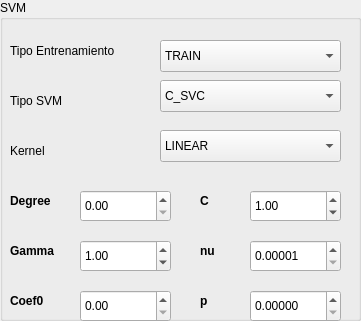
   <widget class="QGroupBox" name="groupBox_4">
    <property name="geometry">
     <rect>
      <x>300</x>
      <y>20</y>
      <width>361</width>
      <height>321</height>
     </rect>
    </property>
    <property name="title">
     <string>SVM</string>
    </property>
    <widget class="QLabel" name="label_15">
     <property name="geometry">
      <rect>
       <x>200</x>
       <y>290</y>
       <width>31</width>
       <height>22</height>
      </rect>
     </property>
     <property name="font">
      <font>
       <weight>75</weight>
       <bold>true</bold>
      </font>
     </property>
     <property name="text">
      <string>p</string>
     </property>
    </widget>
    <widget class="QLabel" name="label_16">
     <property name="geometry">
      <rect>
       <x>10</x>
       <y>190</y>
       <width>70</width>
       <height>22</height>
      </rect>
     </property>
     <property name="font">
      <font>
       <weight>75</weight>
       <bold>true</bold>
      </font>
     </property>
     <property name="text">
      <string>Degree</string>
     </property>
    </widget>
    <widget class="QDoubleSpinBox" name="Degree">
     <property name="geometry">
      <rect>
       <x>80</x>
       <y>190</y>
       <width>91</width>
       <height>32</height>
      </rect>
     </property>
     <property name="maximum">
      <double>999999.000000000000000</double>
     </property>
    </widget>
    <widget class="QLabel" name="label_17">
     <property name="geometry">
      <rect>
       <x>10</x>
       <y>40</y>
       <width>151</width>
       <height>22</height>
      </rect>
     </property>
     <property name="text">
      <string>Tipo Entrenamiento</string>
     </property>
    </widget>
    <widget class="QLabel" name="label_18">
     <property name="geometry">
      <rect>
       <x>200</x>
       <y>190</y>
       <width>41</width>
       <height>22</height>
      </rect>
     </property>
     <property name="font">
      <font>
       <weight>75</weight>
       <bold>true</bold>
      </font>
     </property>
     <property name="text">
      <string>C</string>
     </property>
    </widget>
    <widget class="QLabel" name="label_19">
     <property name="geometry">
      <rect>
       <x>10</x>
       <y>90</y>
       <width>81</width>
       <height>22</height>
      </rect>
     </property>
     <property name="text">
      <string>Tipo SVM</string>
     </property>
    </widget>
    <widget class="QDoubleSpinBox" name="nu">
     <property name="geometry">
      <rect>
       <x>250</x>
       <y>240</y>
       <width>91</width>
       <height>32</height>
      </rect>
     </property>
     <property name="decimals">
      <number>5</number>
     </property>
     <property name="minimum">
      <double>0.000010000000000</double>
     </property>
     <property name="maximum">
      <double>1.000000000000000</double>
     </property>
     <property name="singleStep">
      <double>0.000010000000000</double>
     </property>
    </widget>
    <widget class="QDoubleSpinBox" name="Coef0">
     <property name="geometry">
      <rect>
       <x>80</x>
       <y>290</y>
       <width>91</width>
       <height>32</height>
      </rect>
     </property>
     <property name="maximum">
      <double>999999.000000000000000</double>
     </property>
    </widget>
    <widget class="QDoubleSpinBox" name="p">
     <property name="geometry">
      <rect>
       <x>250</x>
       <y>290</y>
       <width>91</width>
       <height>32</height>
      </rect>
     </property>
     <property name="decimals">
      <number>5</number>
     </property>
     <property name="minimum">
      <double>0.000000000000000</double>
     </property>
     <property name="maximum">
      <double>1.000000000000000</double>
     </property>
     <property name="singleStep">
      <double>0.000010000000000</double>
     </property>
     <property name="value">
      <double>0.000000000000000</double>
     </property>
    </widget>
    <widget class="QComboBox" name="Kernel">
     <property name="geometry">
      <rect>
       <x>160</x>
       <y>130</y>
       <width>181</width>
       <height>32</height>
      </rect>
     </property>
     <item>
      <property name="text">
       <string>LINEAR</string>
      </property>
     </item>
     <item>
      <property name="text">
       <string>POLY</string>
      </property>
     </item>
     <item>
      <property name="text">
       <string>RBF</string>
      </property>
     </item>
     <item>
      <property name="text">
       <string>SIGMOID</string>
      </property>
     </item>
    </widget>
    <widget class="QLabel" name="label_20">
     <property name="geometry">
      <rect>
       <x>10</x>
       <y>240</y>
       <width>70</width>
       <height>22</height>
      </rect>
     </property>
     <property name="font">
      <font>
       <weight>75</weight>
       <bold>true</bold>
      </font>
     </property>
     <property name="text">
      <string>Gamma</string>
     </property>
    </widget>
    <widget class="QDoubleSpinBox" name="C">
     <property name="geometry">
      <rect>
       <x>250</x>
       <y>190</y>
       <width>91</width>
       <height>32</height>
      </rect>
     </property>
     <property name="maximum">
      <double>999999.000000000000000</double>
     </property>
     <property name="value">
      <double>1.000000000000000</double>
     </property>
    </widget>
    <widget class="QLabel" name="label_21">
     <property name="geometry">
      <rect>
       <x>200</x>
       <y>240</y>
       <width>41</width>
       <height>22</height>
      </rect>
     </property>
     <property name="font">
      <font>
       <weight>75</weight>
       <bold>true</bold>
      </font>
     </property>
     <property name="text">
      <string>nu</string>
     </property>
    </widget>
    <widget class="QLabel" name="label_22">
     <property name="geometry">
      <rect>
       <x>10</x>
       <y>290</y>
       <width>70</width>
       <height>22</height>
      </rect>
     </property>
     <property name="font">
      <font>
       <weight>75</weight>
       <bold>true</bold>
      </font>
     </property>
     <property name="text">
      <string>Coef0</string>
     </property>
    </widget>
    <widget class="QDoubleSpinBox" name="Gamma">
     <property name="geometry">
      <rect>
       <x>80</x>
       <y>240</y>
       <width>91</width>
       <height>32</height>
      </rect>
     </property>
     <property name="maximum">
      <double>999999.000000000000000</double>
     </property>
     <property name="value">
      <double>1.000000000000000</double>
     </property>
    </widget>
    <widget class="QLabel" name="label_23">
     <property name="geometry">
      <rect>
       <x>10</x>
       <y>140</y>
       <width>70</width>
       <height>22</height>
      </rect>
     </property>
     <property name="text">
      <string>Kernel</string>
     </property>
    </widget>
    <widget class="QComboBox" name="Train">
     <property name="geometry">
      <rect>
       <x>160</x>
       <y>40</y>
       <width>181</width>
       <height>32</height>
      </rect>
     </property>
     <item>
      <property name="text">
       <string>TRAIN</string>
      </property>
     </item>
     <item>
      <property name="text">
       <string>TRAIN_AUTO</string>
      </property>
     </item>
    </widget>
    <widget class="QComboBox" name="Tipo_SVM">
     <property name="geometry">
      <rect>
       <x>160</x>
       <y>80</y>
       <width>181</width>
       <height>32</height>
      </rect>
     </property>
     <item>
      <property name="text">
       <string>C_SVC</string>
      </property>
     </item>
     <item>
      <property name="text">
       <string>NU_SVC</string>
      </property>
     </item>
     <item>
      <property name="text">
       <string>ONE_CLASS</string>
      </property>
     </item>
     <item>
      <property name="text">
       <string>EPS_SVR</string>
      </property>
     </item>
     <item>
      <property name="text">
       <string>NU_SVR</string>
      </property>
     </item>
    </widget>
   </widget>
